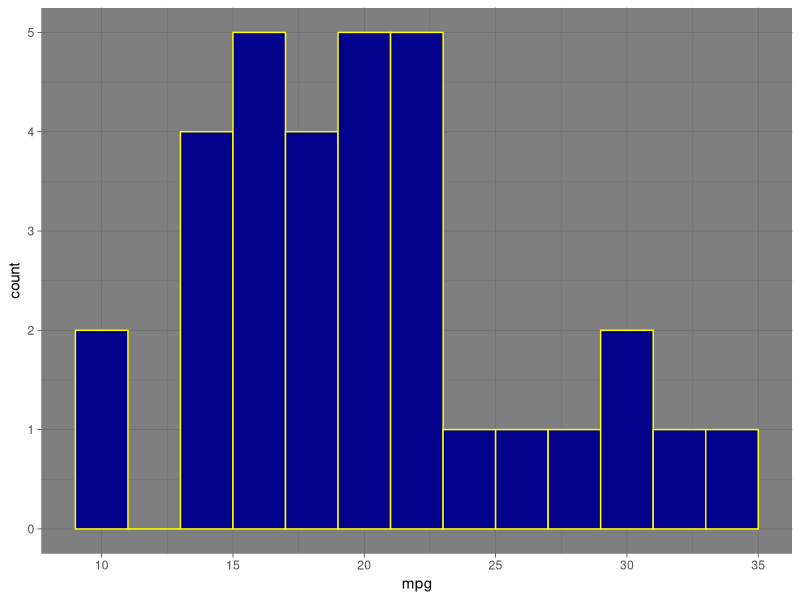

Source code (R):
#load and view data
data(mtcars)

View(mtcars)

library(ggplot2)


# plot data
plot <-ggplot (mtcars, aes(x= mpg)) + geom_histogram(binwidth= 2, color="yellow", fill="darkblue") + theme_dark()
plot
